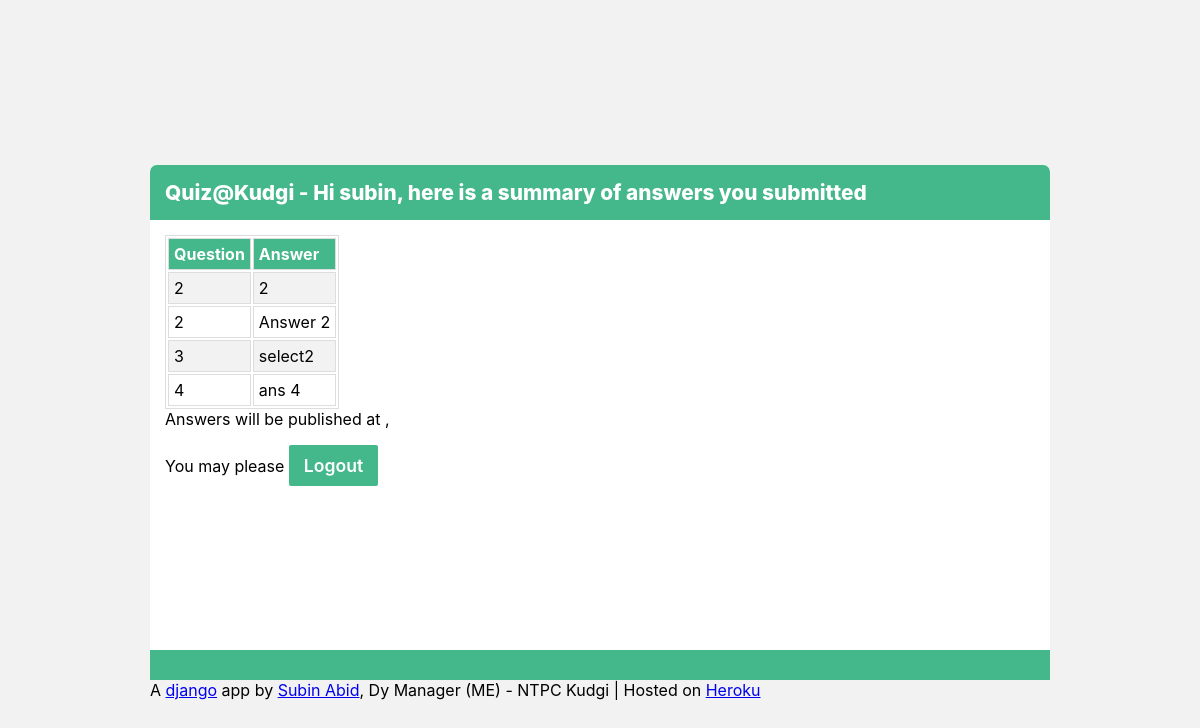
Before: /quiz/submission (signed in) with the older database file.
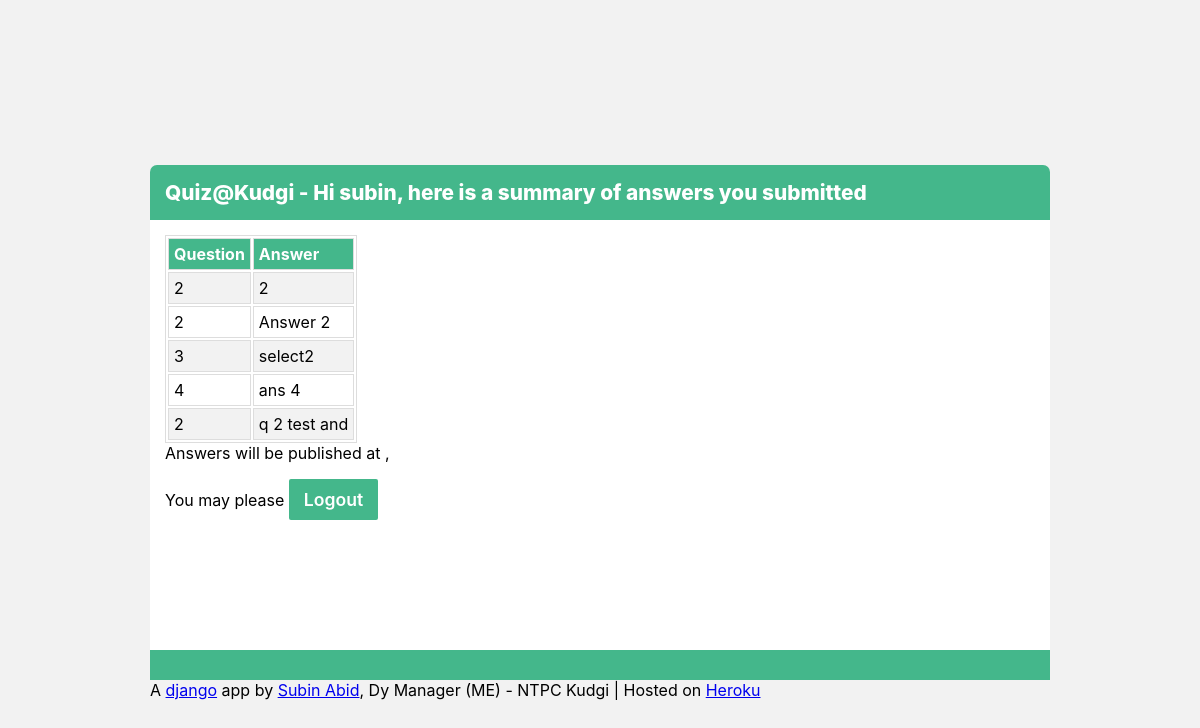
After: the same page with the newer database file.
### quiz/models.py (models this page shows)
class answers(models.Model):
    question_id = models.IntegerField()
    user = models.CharField(max_length=10)
    answer = models.CharField(max_length = 200)
    ans_date = models.DateTimeField(auto_now = True, blank = True)

### quiz/views.py (the view)
# urls.py: path('submission', views.submission, name='submission')
def submission(request):
    subanswers = answers.objects.filter(user = request.user.get_username())
    context = {'subanswers': subanswers}
    return render(request,'quiz/submission.html', context)

### quiz/templates/quiz/submission.html (shortened to what this page needs)
{% extends 'base.html' %}
{% block hello %}
  {% if user.is_authenticated %}
     - Hi {{ user.username }}, here is a summary of answers you submitted
  {% endif %}
{% endblock %}
{% block content %}
  {% if user.is_authenticated %}
    <table>
      <tr class="tableheader">  <td>Question</td> <td>Answer</td> </tr>
      {% for sub in subanswers %}
        <tr> <td> {{ sub.question_id }}</td> <td>{{ sub.answer}}</td> </tr>
      {% endfor%}
    </table>
    Answers will be published at {{ date }}, {{ time }}
    <p>You may please <a href="{% url 'logout' %}" class="button">Logout</a></p>
  {% else %}
    <p>unauthorised access</p>
  {% endif %}
{% endblock %}

Changed rows visible on the page:
added answers: question_id "2", answer "q 2 test and"
